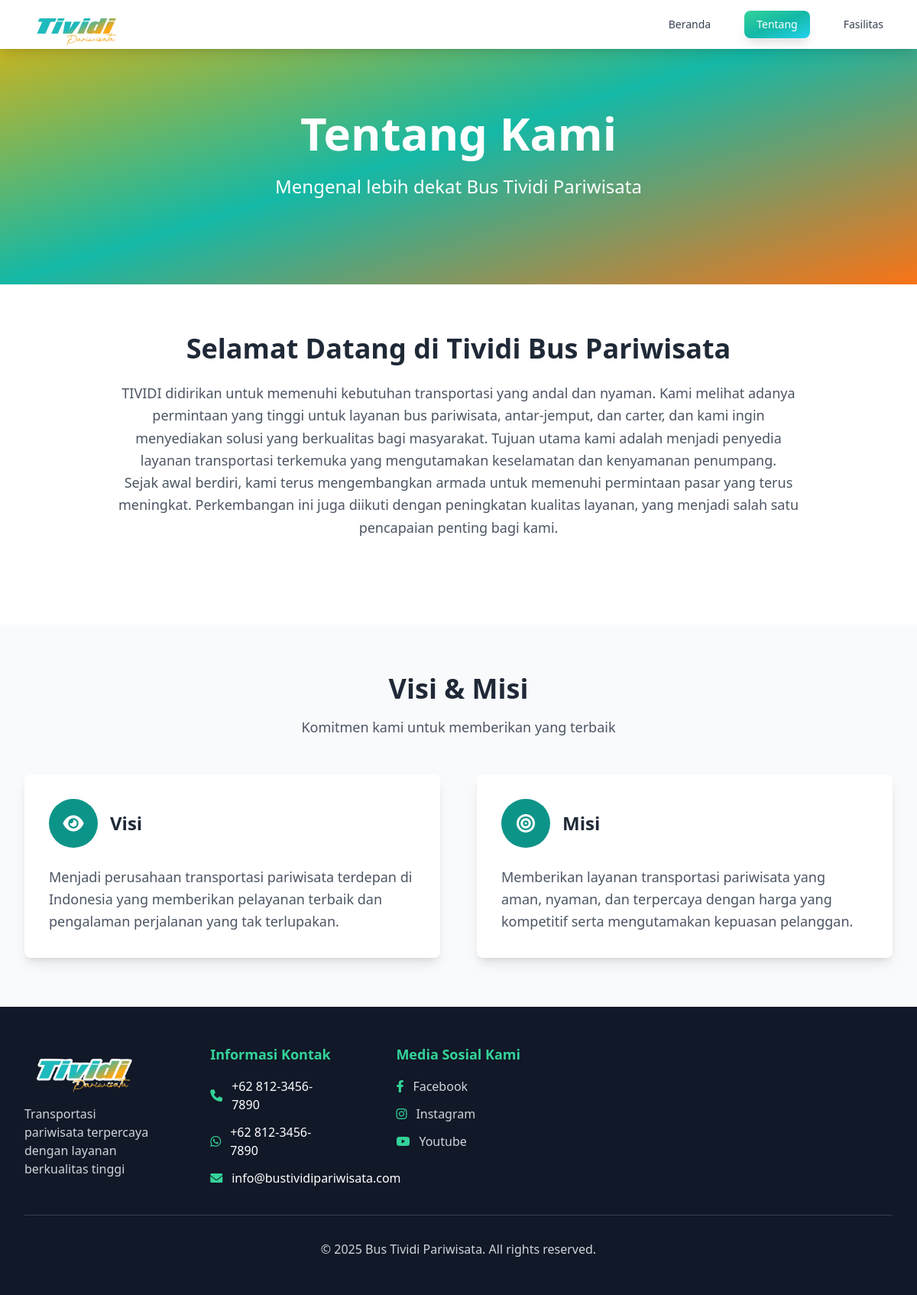
/tentang.php, run on the app's committed database.
### tables this page shows
CREATE TABLE vision_mission (
    id INT PRIMARY KEY AUTO_INCREMENT,
    type ENUM('vision', 'mission') NOT NULL,
    content TEXT NOT NULL,
    created_at TIMESTAMP DEFAULT CURRENT_TIMESTAMP,
    updated_at TIMESTAMP DEFAULT CURRENT_TIMESTAMP ON UPDATE CURRENT_TIMESTAMP
);

### tentang.php (the view, shortened to what this page needs)
<?php
require_once 'config/database.php';
try {
    $vision_stmt = $pdo->query("SELECT * FROM vision_mission WHERE type = 'vision' LIMIT 1");
    $vision = $vision_stmt->fetch(PDO::FETCH_ASSOC);
    $mission_stmt = $pdo->query("SELECT * FROM vision_mission WHERE type = 'mission' LIMIT 1");
    $mission = $mission_stmt->fetch(PDO::FETCH_ASSOC);
} catch(PDOException $e) {
    $vision = ['content' => 'Menjadi perusahaan transportasi pariwisata terdepan di Indonesia yang memberikan pelayanan berkualitas tinggi dan pengalaman perjalanan yang tak terlupakan.'];
    $mission = ['content' => 'Memberikan layanan transportasi pariwisata yang aman, nyaman, dan terpercaya dengan armada modern dan tenaga profesional yang berpengalaman.'];
}
?>
<!DOCTYPE html>
<html lang="id">
<head>
    <script src="https://cdn.tailwindcss.com"></script>
    <link rel="stylesheet" href="https://cdnjs.cloudflare.com/ajax/libs/font-awesome/6.0.0/css/all.min.css">
</head>
<body class="bg-white">
    <nav class="bg-white shadow-lg fixed w-full z-50">
        <div class="max-w-7xl mx-auto px-4 sm:px-6 lg:px-8">
            <div class="flex justify-between h-16">
                <div class="flex items-center">
                    <div class="flex-shrink-0">
                        <img src="images/logo.png" alt="TIVIDI Bus Pariwisata" class="h-14 w-auto">
                    </div>
                </div>
                <div class="hidden md:flex items-center space-x-8">
                    <a href="index.php" class="text-gray-700 hover:text-emerald-600 px-3 py-2 text-sm font-medium transition-colors hover:bg-emerald-50 rounded-lg">Beranda</a>
                    <a href="tentang.php" class="bg-gradient-to-br from-emerald-400 via-teal-500 to-cyan-400 text-white px-4 py-2 rounded-lg text-sm font-medium hover:from-emerald-500 hover:via-teal-600 hover:to-cyan-500 transition-all duration-300 shadow-lg transform hover:scale-105 ring-2 ring-white/20">Tentang</a>
                    <a href="fasilitas.php" class="text-gray-700 hover:text-emerald-600 px-3 py-2 text-sm font-medium transition-colors hover:bg-emerald-50 rounded-lg">Fasilitas</a>
                </div>
            </div>
        </div>
    </nav>
    <section class="bg-gradient-to-br from-yellow-500 via-turquoise-500 to-orange-500 text-white pt-16">
        <div class="max-w-7xl mx-auto px-4 sm:px-6 lg:px-8 py-20">
            <div class="text-center">
                <h1 class="text-4xl md:text-6xl font-bold mb-6">Tentang Kami</h1>
                <p class="text-xl md:text-2xl mb-8">Mengenal lebih dekat <?php echo isset($company['name']) ? $company['name'] : 'Bus Tividi Pariwisata'; ?></p>
            </div>
        </div>
    </section>
    <section class="py-16">
        <div class="max-w-7xl mx-auto px-4 sm:px-6 lg:px-8">
            <div class="text-center mb-12">
                <h2 class="text-3xl md:text-4xl font-bold text-gray-800 mb-6">Selamat Datang di Tividi Bus Pariwisata </h2>
                <p class="text-lg text-gray-600 max-w-4xl mx-auto leading-relaxed">
                    TIVIDI didirikan untuk memenuhi kebutuhan transportasi
yang andal dan nyaman. Kami melihat adanya
permintaan yang tinggi untuk layanan bus
pariwisata, antar-jemput, dan carter, dan kami
ingin menyediakan solusi yang berkualitas bagi
masyarakat. Tujuan utama kami adalah menjadi
penyedia layanan transportasi terkemuka yang
mengutamakan keselamatan dan kenyamanan
penumpang.
                </p>
                <p class="text-lg text-gray-600 max-w-4xl mx-auto leading-relaxed">
                    Sejak awal berdiri, kami terus mengembangkan armada untuk memenuhi
permintaan pasar yang terus meningkat. Perkembangan ini juga diikuti
dengan peningkatan kualitas layanan, yang menjadi salah satu pencapaian
penting bagi kami.
                </p>
            </div>
        </div>
    </section>
    <section class="py-16 bg-gray-50">
        <div class="max-w-7xl mx-auto px-4 sm:px-6 lg:px-8">
            <div class="text-center mb-12">
                <h2 class="text-3xl md:text-4xl font-bold text-gray-800 mb-4">Visi & Misi</h2>
                <p class="text-lg text-gray-600">Komitmen kami untuk memberikan yang terbaik</p>
            </div>
            <div class="grid grid-cols-1 lg:grid-cols-2 gap-12">
                <div class="bg-white rounded-lg shadow-lg p-8">
                    <div class="flex items-center mb-6">
                        <div class="bg-turquoise-600 text-white w-16 h-16 rounded-full flex items-center justify-center mr-4">
                            <i class="fas fa-eye text-2xl"></i>
                        </div>
                        <h3 class="text-2xl font-bold text-gray-800">Visi</h3>
                    </div>
                    <p class="text-gray-600 leading-relaxed text-lg">
                        <?php echo $vision['content']; ?>
                    </p>
                </div>
                <div class="bg-white rounded-lg shadow-lg p-8">
                    <div class="flex items-center mb-6">
                        <div class="bg-turquoise-600 text-white w-16 h-16 rounded-full flex items-center justify-center mr-4">
                            <i class="fas fa-bullseye text-2xl"></i>
                        </div>
                        <h3 class="text-2xl font-bold text-gray-800">Misi</h3>
                    </div>
                    <p class="text-gray-600 leading-relaxed text-lg">
                        <?php echo $mission['content']; ?>
                    </p>
                </div>
            </div>
        </div>
    </section>
    <footer class="bg-gray-900 text-white py-12">
        <div class="max-w-7xl mx-auto px-4 sm:px-6 lg:px-8">
            <div class="grid grid-cols-1 md:grid-cols-4 lg:grid-cols-5 gap-20">
                <div>
                    <img src="images/logo.png" alt="TIVIDI Bus Pariwisata" class="h-16 w-auto mb-4">
                    <p class="text-gray-300 mb-4"><?php echo $company['description'] ?? 'Transportasi pariwisata terpercaya dengan layanan berkualitas tinggi'; ?></p>
                </div>
                <div>
                    <h4 class="text-lg font-semibold mb-4 text-emerald-400">Informasi Kontak</h4>
                    <div class="space-y-3">
                        <div class="flex items-center">
                            <i class="fas fa-phone text-emerald-400 mr-3"></i>
                            <span>+62 812-3456-7890</span>
                        </div>
                        <div class="flex items-center">
                            <i class="fab fa-whatsapp text-emerald-400 mr-3"></i>
                            <span>+62 812-3456-7890</span>
                        </div>
                        <div class="flex items-center">
                            <i class="fas fa-envelope text-emerald-400 mr-3"></i>
                            <span>info@bustividipariwisata.com</span>
                        </div>
                    </div>
                </div>
                <div>
                    <h4 class="text-lg font-semibold mb-4 text-emerald-400">Media Sosial Kami</h4>
                    <div class="space-y-3">
                        <a href="#" class="flex items-center space-x-3 text-gray-300 hover:text-emerald-400 transition-colors">
                            <i class="fab fa-facebook-f text-emerald-400"></i>
                            <span>Facebook</span>
                        </a>
                        <a href="#" class="flex items-center space-x-3 text-gray-300 hover:text-emerald-400 transition-colors">
                            <i class="fab fa-instagram text-emerald-400"></i>
                            <span>Instagram</span>
                        </a>
                        <a href="https://www.youtube.com/@BUSEFISIENSIOFFICIAL" class="flex items-center space-x-3 text-gray-300 hover:text-emerald-400 transition-colors">
                            <i class="fab fa-youtube text-emerald-400"></i>
                            <span>Youtube</span>
                        </a>
                    </div>
                </div>
            </div>
            <div class="border-t border-gray-700 mt-8 pt-8 text-center">
                <p class="text-gray-300">&copy; <?php echo date('Y'); ?> <?php echo $company['company_name'] ?? 'Bus Tividi Pariwisata'; ?>. All rights reserved.</p>
            </div>
        </div>
    </footer>
</body>
</html>

### data on the page
vision_mission: content "Menjadi perusahaan transportasi pariwisata terdepan di Indonesia yang memberikan pelayanan terbaik dan pengalaman perjalanan yang tak terlupakan."
vision_mission: content "Memberikan layanan transportasi pariwisata yang aman, nyaman, dan terpercaya dengan harga yang kompetitif serta mengutamakan kepuasan pelanggan."

### other printed values
$company['description'] "Transportasi pariwisata terpercaya dengan layanan berkualitas tinggi"
$company['company_name'] "Bus Tividi Pariwisata"
